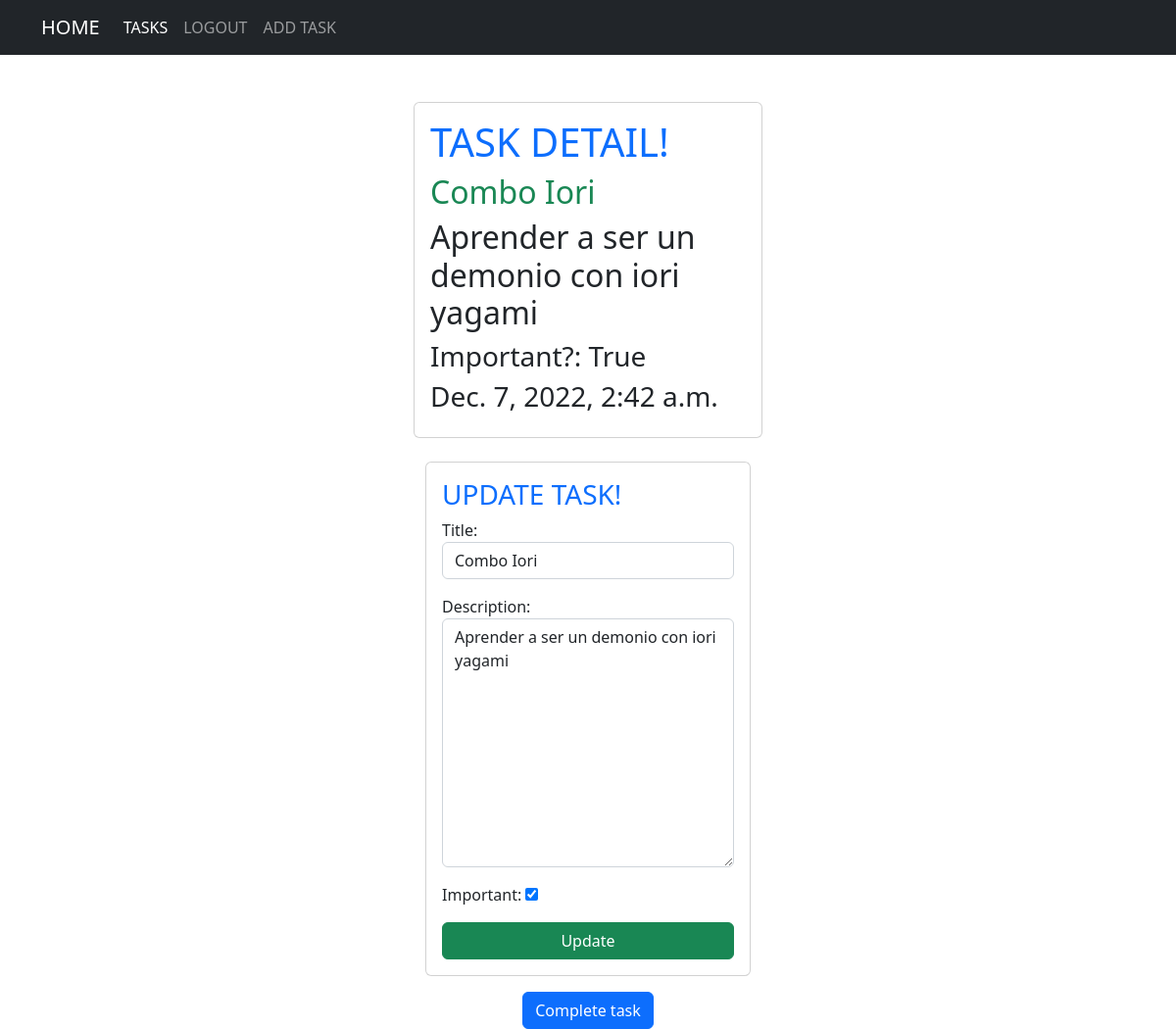
/detail/4/ (signed in), run on the app's committed database.
### task/models.py (models this page shows, shortened)
class Task(models.Model):
    title = models.CharField(max_length=100)
    description = models.TextField(blank=True)
    created = models.DateTimeField(auto_now_add=True)
    date_complete = models.DateTimeField(null=True)
    important = models.BooleanField(default=False)
    user = models.ForeignKey(User, on_delete=models.CASCADE)

### task/views.py (the view)
# urls.py: path('detail/<int:task_id>/', views.task_detail, name='details'),
@login_required
def task_detail(request, task_id):
    task = get_object_or_404(Task, id=task_id)
    if request.method == 'POST':
        try:
            form = TaskForm(request.POST, instance=task)
            form.save()
            return redirect('/tasks/')
        except ValueError:
            return render(request, 'tdetail.html', {'task':task, 'form':form, 'error': 'error al actualizar'})
    else:
        form = TaskForm(instance=task)
        return render(request, 'tdetail.html', {'task':task, 'form':form})

### task/forms.py
class TaskForm(forms.ModelForm):
    class Meta:
        model = Task
        fields = ['title', 'description', 'important']
        widgets = {
            'title' : forms.TextInput(attrs={'class': 'form-control'}),
            'description' : forms.Textarea(attrs={'class': 'form-control'}),
            'important' : forms.CheckboxInput(attrs={'class': 'form-check_input'})
        }

### task/templates/tdetail.html (shortened to what this page needs)
{% extends 'base.html' %}
{% block content %}
    <main class="container">
        <div class="row">
            <div class="col-md-4 offset-md-4">
                <div class="card card-body mt-5">
                    <h1 class="text-primary">TASK DETAIL!</h1>
                    <h2 class="text-success">{{task.title}}</h2>
                    <h2>{{task.description}}</h2>
                    <h3>Important?: {{task.important}}</h3>
                    <h3>{{task.date_complete}} </h3>
                </div>
                <div class="container mt-4">
                    <form class="card card-body" action=""method='POST'>
                        <h3 class="text-primary">UPDATE TASK!</h3>
                        {{form.as_p}}
                        <button class="btn btn-success" type="submit">Update</button>
                    </form>
                </div>
                <form class="text-center" action="{% url 'complete_task' task.id %}" method='POST'>
                    <button class="btn btn-primary mt-3">Complete task</button>
                </form>
            </div>
        </div>
    </main>
{% endblock %}

### data on the page
Task: title "Combo Iori", description "Aprender a ser un demonio con iori yagami", important "True", date_complete "Dec. 7, 2022, 2:42 a.m.", important "☑"
